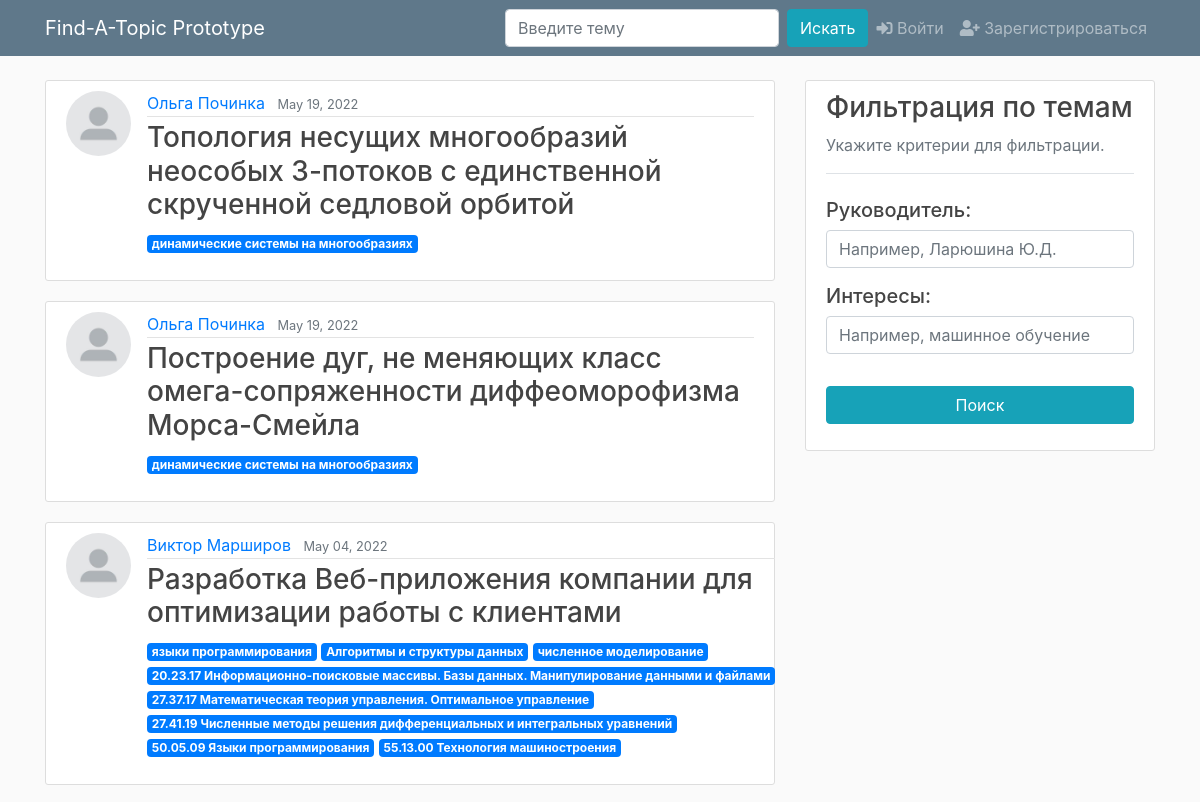
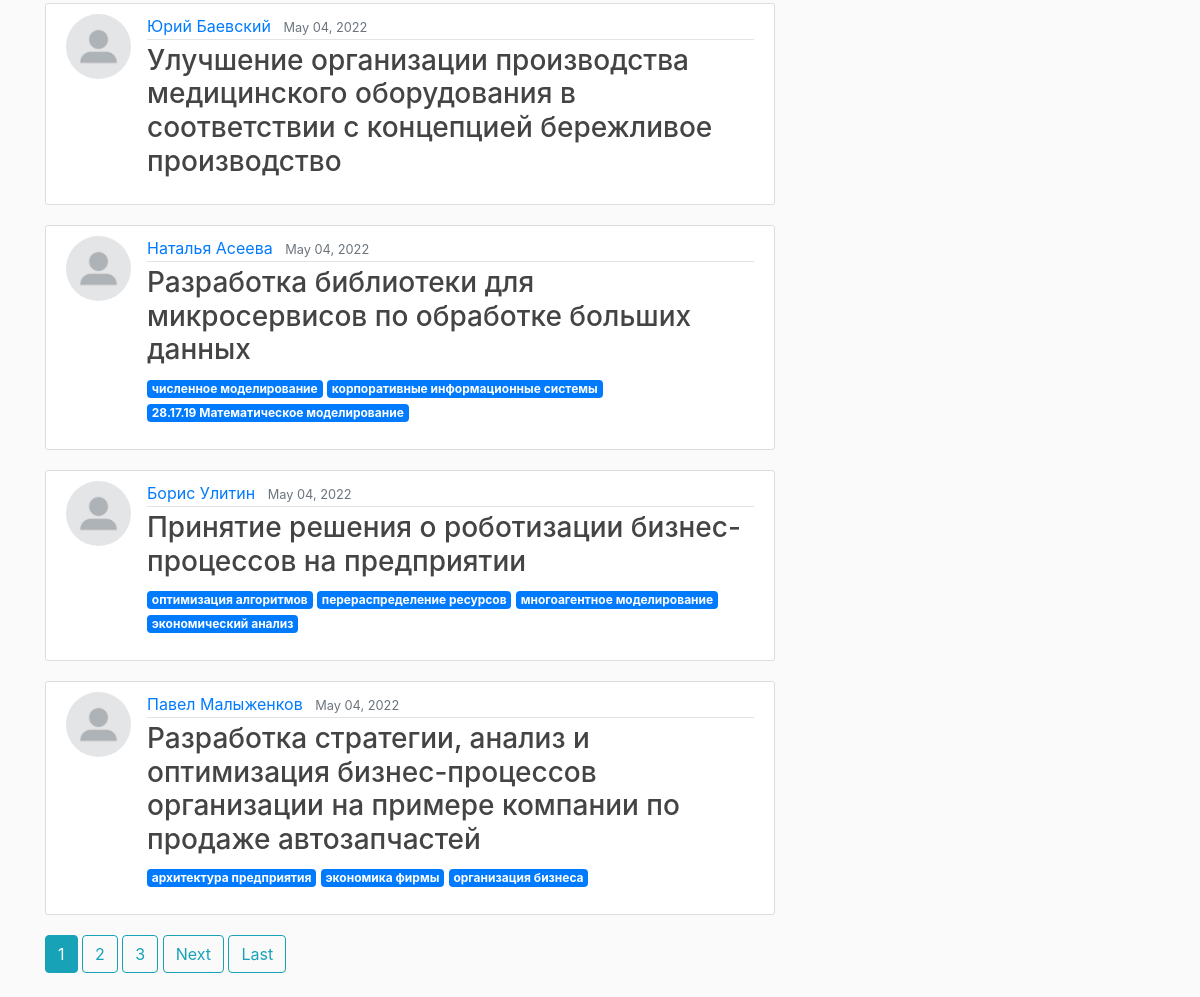
The page /topic/ on the database its author committed (2 pictures, top to bottom).
### test_app/models.py (models this page shows, shortened)
class Topic(models.Model):
    name_russian = models.CharField('Название на русском', max_length=300)
    name_english = models.CharField('Название на английском', max_length=300)
    description = models.TextField('Краткое описание темы')
    lecturer = models.ForeignKey(User, on_delete=models.CASCADE)
    is_taken = models.BooleanField(default=False)
    student_who_took = models.CharField(default='', max_length=200)
    date_created = models.DateTimeField(default=timezone.now)

### users/models.py (models this page shows, shortened)
class Profile(models.Model):
    user = models.OneToOneField(User, on_delete=models.CASCADE)
    image = models.ImageField(default='default.jpg',
                              upload_to='profile_pics')
    patronym = models.CharField(max_length=100, default='')
    is_lecturer = models.BooleanField(default=False)
    interests = models.TextField('Укажите свои интересы через запятую (например: машинное обучение, кибербезопасность)', default='')
    def interests_as_list(self):
        return self.interests.split(',')

### test_app/views.py (the view)
# urls.py: path('topic/', TopicListView.as_view(), name='topics'),
class TopicListView(ListView):
    model = Topic
    template_name = 'test_app/topics_with_base_filter.html'  # <app>/<model>_<viewtype>.html
    context_object_name = 'topics'
    ordering = ['-date_created']
    paginate_by = 7

### test_app/templates/test_app/topics_with_base_filter.html (shortened to what this page needs)
{% load static %}
<!DOCTYPE html>
<html>
<head>
    <link rel="stylesheet" href="https://maxcdn.bootstrapcdn.com/bootstrap/4.0.0/css/bootstrap.min.css">
    <link rel="stylesheet" href="https://use.fontawesome.com/releases/v5.8.2/css/all.css">
    <link rel="stylesheet" type="text/css" href="{% static 'test_app/main.css' %}">
</head>
<body>
    <header class="site-header">
      <nav class="navbar navbar-expand-lg navbar-dark bg-steel fixed-top">
        <div class="container">
          <a class="navbar-brand mr-4" href="{% url 'topics' %}">Find-A-Topic Prototype</a>
          <div class="collapse navbar-collapse" id="navbarToggle">
            <div class="navbar-nav">
                <form class="form-inline my-2 my-lg-0" method="POST" action="{% url 'search-venues' %}">
                    <input class="form-control mr-sm-2" type="search" placeholder="Введите тему" aria-label="Search" name="searched">
                    <button class="btn btn-info" type="submit">Искать</button>
                </form>
              {% if user.is_authenticated %}
                  <a class="nav-item nav-link" href="{% url 'notifications' %}"><i class="fas fa-bell"></i>{% if notif != 0 %}<span class="badge badge-info">{{ notif }}</span>{% endif %}</a>
                  <a class="nav-item nav-link" href="{% url 'profile' %}"><i class="fa fa-user"></i></a>
                  <a class="nav-item nav-link" href="{% url 'logout' %}"><i class="fas fa-sign-out-alt"></i></a>
              {% else %}
                  <a class="nav-item nav-link" href="{% url 'login' %}"><i class="fa fa-sign-in-alt" aria-hidden="true"></i> Войти</a>
                  <a class="nav-item nav-link" href="{% url 'register' %}"><i class="fa fa-user-plus" aria-hidden="true"></i> Зарегистрироваться</a>
              {% endif %}
            </div>
          </div>
        </div>
      </nav>
    </header>
    <main role="main" class="container">
      <div class="row">
        <div class="col-md-8">
          {% if topics %}
              {% for topic in topics %}
                  <article class="media content-section">
                      <img class="rounded-circle article-img" src="{{ topic.lecturer.profile.image.url }}">
                      <div class="media-body">
                          <div class="article-metadata">
                              <a class="mr-2" href="{% url 'user-topics' topic.lecturer.username %}">{{ topic.lecturer.first_name }} {{ topic.lecturer.last_name }}</a>
                              <small class="text-muted">{{ topic.date_created|date:"F d, Y" }}</small>
                          </div>
                          <h3><a class="article-title" href="{% url 'topic-detail' topic.id %}">{{ topic.name_russian }}</a></h3>
                          <p>
                              {% for interest in topic.lecturer.profile.interests_as_list %}
                                  <span class="badge badge-primary">{{ interest }}</span>
                              {% endfor %}
                          </p>
                      </div>
                  </article>
              {% endfor %}
              {% if is_paginated %}
                  {% for num in page_obj.paginator.page_range %}
                      {% if page_obj.number == num %}
                          <a class="btn btn-info mb-4" href="?page={{ num }}">{{ num }}</a>
                      {% elif num > page_obj.number|add:'-3' and num < page_obj.number|add:'3' %}
                          <a class="btn btn-outline-info mb-4" href="?page={{ num }}">{{ num }}</a>
                      {% endif %}
                  {% endfor %}
                  {% if page_obj.has_next %}
                      <a class="btn btn-outline-info mb-4" href="?page={{ page_obj.next_page_number }}">Next</a>
                      <a class="btn btn-outline-info mb-4" href="?page={{ page_obj.paginator.num_pages }}">Last</a>
                  {% endif %}
              {% endif %}
          {% else %}
              <h3>Здесь ещё нет тем!</h3>
              <p>Добавьте хотя-бы одну тему, и она появится здесь! <a href="{% url 'topic-create' %}">Добавить.</a></p>
          {% endif %}
        </div>
    <div class="col-md-4">
          <div class="content-section">
            <h3>Фильтрация по темам</h3>
            <p class='text-muted'>Укажите критерии для фильтрации.
                <div class="border-top pt-2"></div>
                <form class="form-group" method="POST" action="{% url 'search-venues' %}">
                         <ul class="list-group">
                            <h5>Руководитель:</h5>
                            <input class="form-control mr-sm-2" type="text" placeholder="Например, Ларюшина Ю.Д." aria-label="Search" name="searched_lecturers">
                            <h5>Интересы:</h5>
                            <input class="form-control mr-sm-2" type="text" placeholder="Например, машинное обучение" aria-label="Search" name="searched_interests">
                            <button class="btn btn-info" type="submit">Поиск</button>
                         </ul>
                    </form>
            </p>
          </div>
        </div>
    </main>
</body>
</html>

### test_app/static/test_app/main.css (style rules this page uses)
body { background: #fafafa; color: #333333; margin-top: 5rem; }
h1, h2, h3, h4, h5, h6 { color: #444444; }
ul { margin: 0; }
.bg-steel { background-color: #5f788a; }
a.navbar-brand.mr-4 { color: #ffffff; transition: all .6s ease; }
.content-section { background: #ffffff; padding: 10px 20px; border: 1px solid #dddddd; border-radius: 3px; margin-bottom: 20px; }
.article-title { color: #444444; }
.article-img { height: 65px; width: 65px; margin-right: 16px; }
.article-metadata { padding-bottom: 1px; margin-bottom: 4px; border-bottom: 1px solid #e3e3e3 }

### rows shown on the page
Topic: lecturer.profile.image (placeholder picture), lecturer.first_name "Ольга", lecturer.last_name "Починка", date_created "May 19, 2022", name_russian "Топология несущих многообразий неособых 3-потоков с единственной скрученной седловой орбитой"
Profile: interests_as_list "динамические системы на многообразиях" "динамические системы на многообразиях"
Topic: lecturer.profile.image (placeholder picture), lecturer.first_name "Ольга", lecturer.last_name "Починка", date_created "May 19, 2022", name_russian "Построение дуг, не меняющих класс омега-сопряженности диффеоморофизма Морса-Смейла"
Topic: lecturer.profile.image (placeholder picture), lecturer.first_name "Виктор", lecturer.last_name "Марширов", date_created "May 04, 2022", name_russian "Разработка Веб-приложения компании для оптимизации работы с клиентами", interests_as_list "языки программирования" "Алгоритмы и структуры данных" "численное моделирование" "20.23.17 Информационно-поисковые массивы. Базы данных. Манипулирование данными и файлами" "27.37.17 Математическая теория управления. Оптимальное управление" "27.41.19 Численные методы решения дифференциальных и интегральных уравнений" "50.05.09 Языки программирования" "55.13.00 Технология машиностроения"
Topic: lecturer.profile.image (placeholder picture), lecturer.first_name "Юрий", lecturer.last_name "Баевский", date_created "May 04, 2022", name_russian "Улучшение организации производства медицинского оборудования в соответствии с концепцией бережливое производство"
Topic: lecturer.profile.image (placeholder picture), lecturer.first_name "Наталья", lecturer.last_name "Асеева", date_created "May 04, 2022", name_russian "Разработка библиотеки для микросервисов по обработке больших данных", interests_as_list "численное моделирование" "корпоративные информационные системы" "28.17.19 Математическое моделирование"
Topic: lecturer.profile.image (placeholder picture), lecturer.first_name "Борис", lecturer.last_name "Улитин", date_created "May 04, 2022", name_russian "Принятие решения о роботизации бизнес-процессов на предприятии", interests_as_list "оптимизация алгоритмов" "перераспределение ресурсов" "многоагентное моделирование" "экономический анализ"
Topic: lecturer.profile.image (placeholder picture), lecturer.first_name "Павел", lecturer.last_name "Малыженков", date_created "May 04, 2022", name_russian "Разработка стратегии, анализ и оптимизация бизнес-процессов организации на примере компании по продаже автозапчастей", interests_as_list "архитектура предприятия" "экономика фирмы" "организация бизнеса"

### other values the page prints
{{ num }} "1"
{{ num }} "2" "3"
